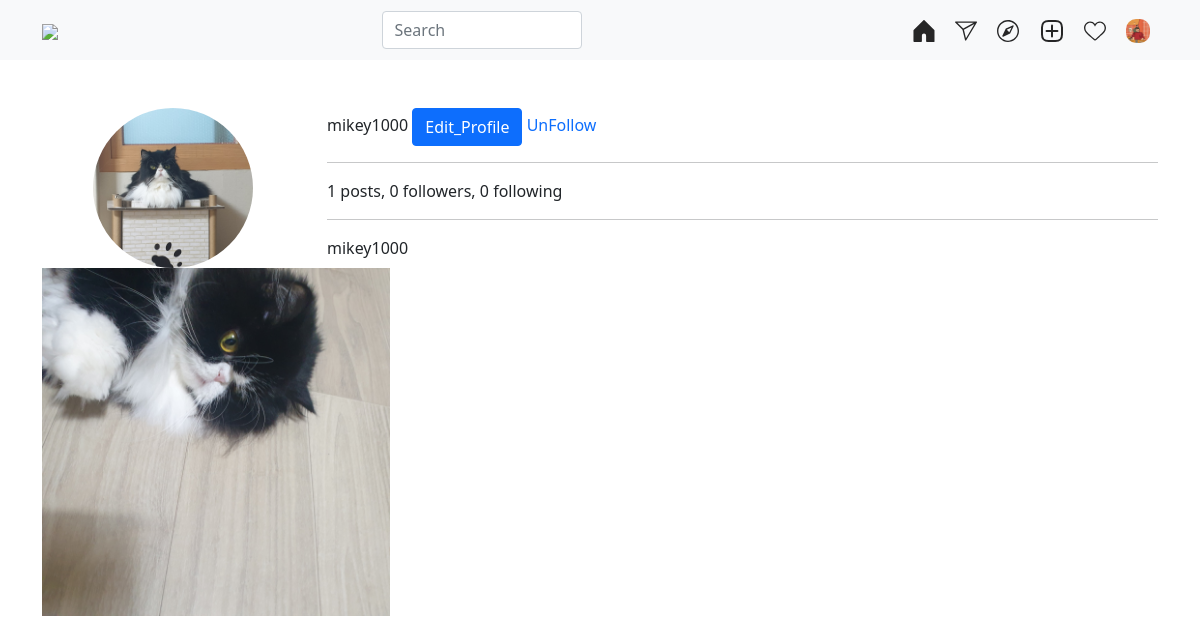
Screenshot of /instagram/mikey1000/ (signed in) with the database file from the repository.
### accounts/models.py (models this page shows, shortened)
class User(AbstractUser):
    class GenderChoices(models.TextChoices):
        MALE = "M", "Male" # DB에 저장되는 값, 실제 값
        FEMAle = "F", "Female"
    follow_set = models.ManyToManyField("self", blank=True)
    following_set = models.ManyToManyField("self", blank=True)
    website_url = models.URLField(blank=True)
    bio = models.TextField(blank=True)
    phone_number = models.CharField(max_length=13, blank=True, validators=[RegexValidator(r"^010-?([0-9]{3,4})-?([0-9]{4})$")])
    gender = models.CharField(max_length=2, blank=True, choices=GenderChoices.choices)
    avatar = models.ImageField(blank=True, upload_to="accounts/avatar/%y%m%d") # 파일 업로드한 연/월/일 별로 폴더만들어서 저장
    @property
    def avatar_url(self):
        if self.avatar:
            return self.avatar.url
        else:
            return resolve_url("pydenticon_image", self.username)

### instagram/models.py (models this page shows, shortened)
class Post(models.Model):
    author = models.ForeignKey(settings.AUTH_USER_MODEL, on_delete=models.CASCADE, related_name='mypost_set')
    photo = models.ImageField(upload_to="instagram/post/%Y/%m/%d")
    caption = models.CharField(max_length=500)
    tag_set = models.ManyToManyField('Tag',blank=True)
    location = models.CharField(max_length=50)
    created_at = models.DateTimeField(auto_now_add=True)
    updated_at = models.DateTimeField(auto_now=True)
    like_user_set = models.ManyToManyField(settings.AUTH_USER_MODEL, blank=True, related_name='like_post_set')
    class Meta:
        ordering = ['-id']

### instagram/views.py (the view)
# urls.py: re_path(r'^(?P<username>[\w.@+-]+)/$', views.user_page, name='user_page'),
def user_page(request,username):
    page_user = get_object_or_404(get_user_model(), username=username, is_active=True)
    if request.user.is_authenticated:
        is_follow = request.user.following_set.filter(pk=page_user.pk).exists()
    else:
        is_follow = False
    post_list = Post.objects.filter(author=page_user)
    post_count = post_list.count() # DB에 count 쿼리 수행/ len()은 메모리에 올려서 수행
    return render(request, "instagram/user_page.html", {
        "page_user": page_user,
        "post_list": post_list,
        "post_count":post_count,
        "is_follow":is_follow,
    })

### instagram/templates/instagram/user_page.html
{% extends "instagram/layout.html" %}
{% load thumbnail %}
{% block content %}
    <div class="container">
        <div class="row pt-5 pb-5">
            <div class="col-sm-3" style="text-align: center;">
                <img src="{{ page_user.avatar_url }}" class="rounded-circle" style="width:160px;">
            </div>
            <div class="col-sm-9">
                {{ page_user }}
                <a href="{% url 'profile_edit' %}" class="btn btn-primary">
                    Edit_Profile
                </a>
                {% if is_follow %}
                    <a href="{% url 'user_unfollow' page_user.username %}" class="text-decoration-none">UnFollow</a>
                {% else %}
                    <a href="{% url 'user_follow' page_user.username %}" class="text-decoration-none">Follow</a>
                {% endif %}
                <hr/>
                {{ post_count }} posts, 0 followers, 0 following
                <hr/>
                {{ page_user }}
            </div>
            <div class="row">
                {% for post in post_list %}
                    <div class="col-sm-4 mb-3">
                        <img src="{% thumbnail post.photo 512x512 crop %}" alt="{{ post.caption }}" style="width:100%" />
                    </div>
                {% endfor %}
            </div>
        </div>
    </div>
{% endblock %}

### dinstagram/templates/layout.html (shortened to what this page needs)
{% load static %}
<!DOCTYPE html>
<html lang="en">
<head>
    <link rel="stylesheet" href="{% static 'bootstrap-5.1.3-dist/css/bootstrap.min.css' %}"/>
    <link rel="stylesheet" href="//pro.fontawesome.com/releases/v5.10.0/css/all.css"/>
</head>
<body>
<nav class="navbar navbar-expand-lg navbar-light bg-light" style="width: 100%;height: 60px;">
    <div class="container">
        <a href="{% url 'instagram:index' %}">
        <img style="height: 30px; object-fit: contain"
             src="https://www.instagram.com/static/images/web/mobile_nav_type_logo-2x.png/1b47f9d0e595.png">
        </a>
    <input class="form-control" style="width: 200px" type="search" placeholder="Search" aria-label="Search">
    <div>
        <a class="p-2 text-dark text-decoration-none" href="{% url 'instagram:index' %}">
        </a>
        <a class="p-2 text-dark text-decoration-none" href="{% url 'instagram:index' %}">
        </a>
        <a class="p-2 text-dark text-decoration-none" href="{% url 'instagram:index' %}">
        </a>
        <a class="p-2 text-dark text-decoration-none" href="{% url 'instagram:post_new' %}">
        </a>
        <a class="p-2 text-dark text-decoration-none" href="{% url 'instagram:user_page' user %}">
        </a>
        <a class="p-2 text-dark text-decoration-none" href="{% url 'profile_edit' %}">
            <img src="{{ user.avatar_url }}" style="width:24px; height:24px; border-radius: 10px;"/>
        </a>
    </div>
  </div>
</nav>
{% block content %}
{% endblock %}
</body>
</html>

### rows the page displays
User: avatar_url (picture)
User: avatar_url (picture), username "mikey1000"
Post: photo (picture)

### other values shown
{{ post_count }} "1"
